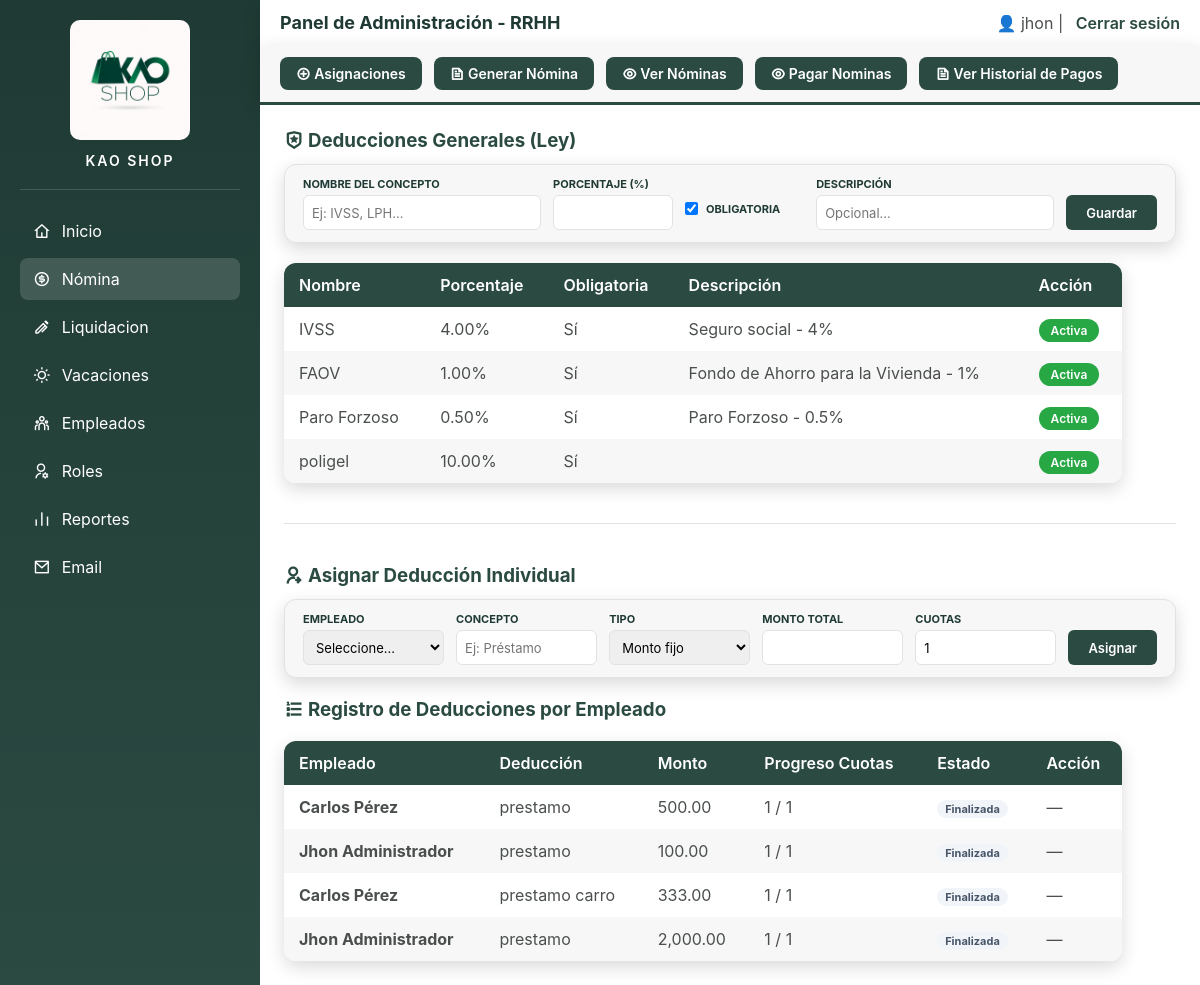
Page /PHP/deducciones.php (signed in) on the earlier database version.
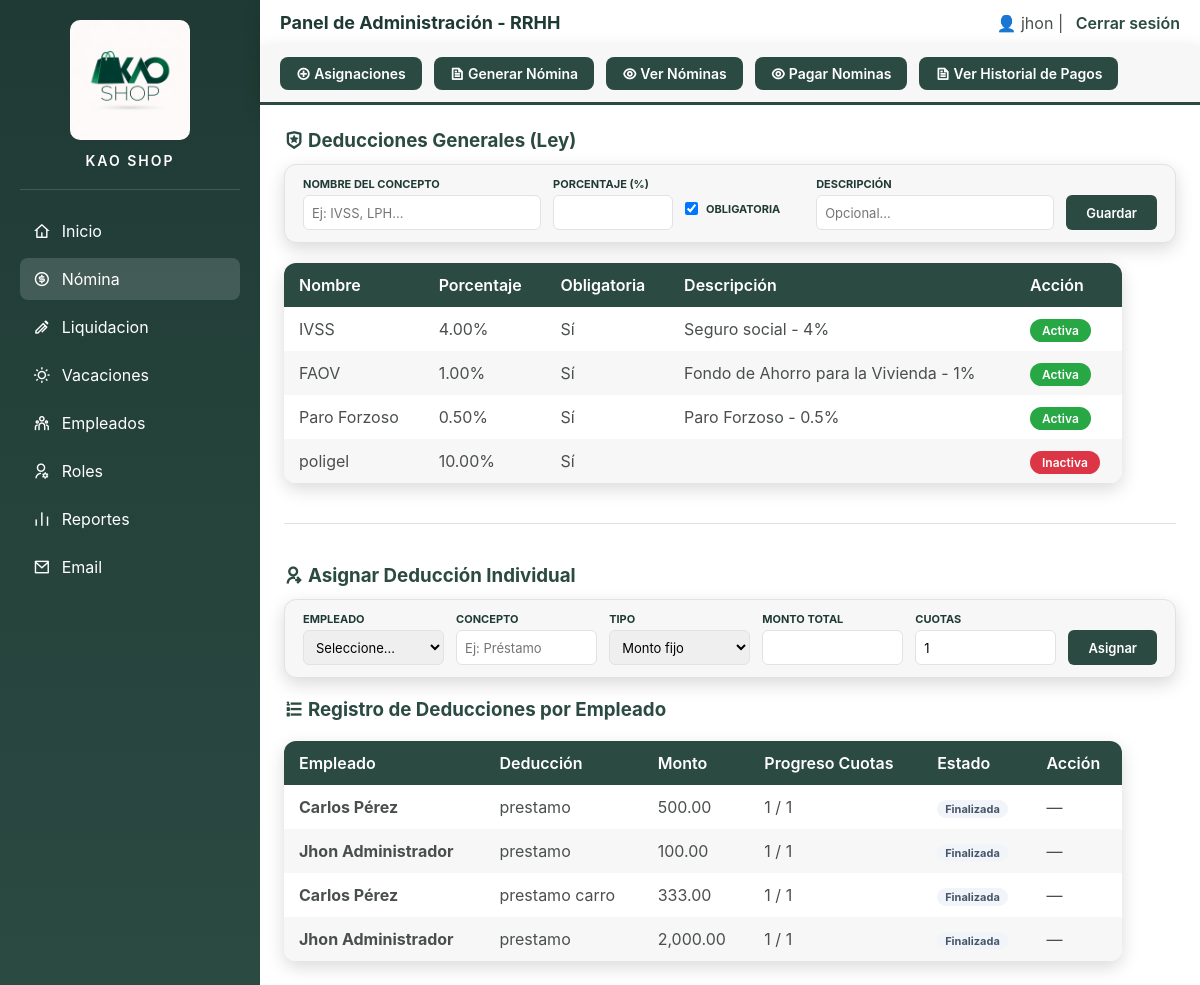
Same page on the later database version.
### tables this page shows
CREATE TABLE `tipo_deduccion` (
  `id_tipo` int(11) NOT NULL,
  `nombre` varchar(100) NOT NULL,
  `tipo` enum('legal','interna') DEFAULT 'legal',
  `porcentaje` decimal(6,2) NOT NULL DEFAULT 0.00,
  `forma` enum('porcentaje','fijo') DEFAULT 'porcentaje',
  `monto_fijo` decimal(10,2) DEFAULT 0.00,
  `obligatorio` tinyint(1) DEFAULT 1,
  `activo` tinyint(1) DEFAULT 1,
  `descripcion` text DEFAULT NULL
);

### PHP/deducciones.php (the view, shortened to what the changed rows need)
<?php
include("db.php");
?>
<!DOCTYPE html>
<html lang="es">
<head>
<link rel="stylesheet" href="../css/deducciones.css">
<link href="https://cdn.jsdelivr.net/npm/remixicon@4.2.0/fonts/remixicon.css" rel="stylesheet">
</head>
<body>
<div class="main">
    <header>
        <h2>Panel de Administración - RRHH</h2>
    </header>
<div class="contenido">
        <table>
            <thead>
                <tr>
                    <th>Nombre</th>
                    <th>Porcentaje</th>
                    <th>Obligatoria</th>
                    <th>Descripción</th>
                    <th>Acción</th>
                </tr>
            </thead>
            <tbody>
                <?php
                $generales = mysqli_query($conexion, "SELECT * FROM tipo_deduccion");
                while ($d = mysqli_fetch_assoc($generales)) {
                $activo  = $d['activo'];
                $btn_txt = $activo ? 'Activa' : 'Inactiva';
                $btn_col = $activo ? '#28a745' : '#dc3545';
                $btn_acc = $activo ? '¿Desactivar esta deducción?' : '¿Reactivar esta deducción?';
                echo "<tr>
                    <td>{$d['nombre']}</td>
                    <td>{$d['porcentaje']}%</td>
                    <td>" . ($d['obligatorio'] ? 'Sí' : 'No') . "</td>
                    <td>{$d['descripcion']}</td>
                    <td>
                        <a href='toggle_deduccion.php?id={$d['id_tipo']}'
                        onclick=\"return confirm('$btn_acc')\"
                        style='background:$btn_col; color:white; padding:4px 12px;
                                border-radius:20px; font-size:12px; font-weight:600;
                                text-decoration:none;'>
                        $btn_txt
                        </a>
                    </td>
                </tr>";
                }
                ?>
            </tbody>
        </table>
        <table>
            <thead>
                <tr>
                    <th>Empleado</th>
                    <th>Deducción</th>
                    <th>Monto</th>
                    <th>Progreso Cuotas</th>
                    <th>Estado</th>
                    <th>Acción</th>
                </tr>
            </thead>
        </table>
    </div>
</div>
</body>
</html>

Differences in the rows shown:
changed tipo_deduccion "poligel": activo "Activa" → "Inactiva"
